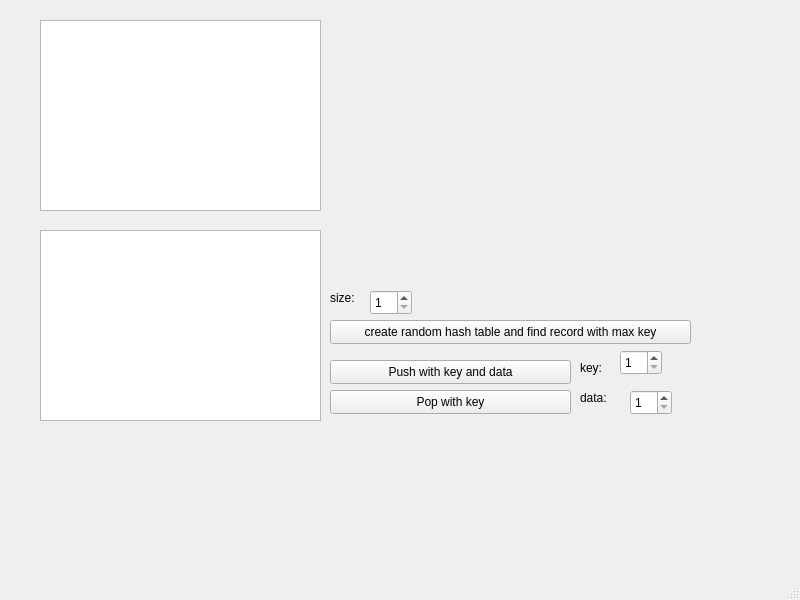
<?xml version="1.0" encoding="UTF-8"?>
<ui version="4.0">
 <class>MainWindow</class>
 <widget class="QMainWindow" name="MainWindow">
  <property name="geometry">
   <rect>
    <x>0</x>
    <y>0</y>
    <width>800</width>
    <height>600</height>
   </rect>
  </property>
  <property name="windowTitle">
   <string>MainWindow</string>
  </property>
  <widget class="QWidget" name="centralwidget">
   <widget class="QPushButton" name="pushButton_create">
    <property name="geometry">
     <rect>
      <x>330</x>
      <y>320</y>
      <width>361</width>
      <height>24</height>
     </rect>
    </property>
    <property name="text">
     <string>create random hash table and find record with max key</string>
    </property>
   </widget>
   <widget class="QSpinBox" name="spinBox">
    <property name="geometry">
     <rect>
      <x>370</x>
      <y>290</y>
      <width>42</width>
      <height>25</height>
     </rect>
    </property>
    <property name="minimum">
     <number>1</number>
    </property>
   </widget>
   <widget class="QTextEdit" name="textEdit">
    <property name="geometry">
     <rect>
      <x>40</x>
      <y>20</y>
      <width>281</width>
      <height>191</height>
     </rect>
    </property>
    <property name="readOnly">
     <bool>true</bool>
    </property>
   </widget>
   <widget class="QTextEdit" name="lineEdit">
    <property name="geometry">
     <rect>
      <x>40</x>
      <y>230</y>
      <width>281</width>
      <height>191</height>
     </rect>
    </property>
    <property name="readOnly">
     <bool>true</bool>
    </property>
   </widget>
   <widget class="QPushButton" name="pushButton">
    <property name="geometry">
     <rect>
      <x>330</x>
      <y>360</y>
      <width>241</width>
      <height>24</height>
     </rect>
    </property>
    <property name="text">
     <string>Push with key and data</string>
    </property>
   </widget>
   <widget class="QPushButton" name="pushButton_2">
    <property name="geometry">
     <rect>
      <x>330</x>
      <y>390</y>
      <width>241</width>
      <height>24</height>
     </rect>
    </property>
    <property name="text">
     <string>Pop with key</string>
    </property>
   </widget>
   <widget class="QSpinBox" name="spinBox_key">
    <property name="geometry">
     <rect>
      <x>620</x>
      <y>350</y>
      <width>42</width>
      <height>25</height>
     </rect>
    </property>
    <property name="minimum">
     <number>1</number>
    </property>
   </widget>
   <widget class="QLabel" name="label">
    <property name="geometry">
     <rect>
      <x>330</x>
      <y>290</y>
      <width>49</width>
      <height>16</height>
     </rect>
    </property>
    <property name="text">
     <string>size:</string>
    </property>
   </widget>
   <widget class="QLabel" name="label_2">
    <property name="geometry">
     <rect>
      <x>580</x>
      <y>360</y>
      <width>49</width>
      <height>16</height>
     </rect>
    </property>
    <property name="text">
     <string>key:</string>
    </property>
   </widget>
   <widget class="QSpinBox" name="spinBox_data">
    <property name="geometry">
     <rect>
      <x>630</x>
      <y>390</y>
      <width>42</width>
      <height>25</height>
     </rect>
    </property>
    <property name="minimum">
     <number>1</number>
    </property>
   </widget>
   <widget class="QLabel" name="label_3">
    <property name="geometry">
     <rect>
      <x>580</x>
      <y>390</y>
      <width>49</width>
      <height>16</height>
     </rect>
    </property>
    <property name="text">
     <string>data:</string>
    </property>
   </widget>
  </widget>
  <widget class="QMenuBar" name="menubar">
   <property name="geometry">
    <rect>
     <x>0</x>
     <y>0</y>
     <width>800</width>
     <height>22</height>
    </rect>
   </property>
  </widget>
  <widget class="QStatusBar" name="statusbar"/>
 </widget>
 <resources/>
 <connections/>
</ui>
